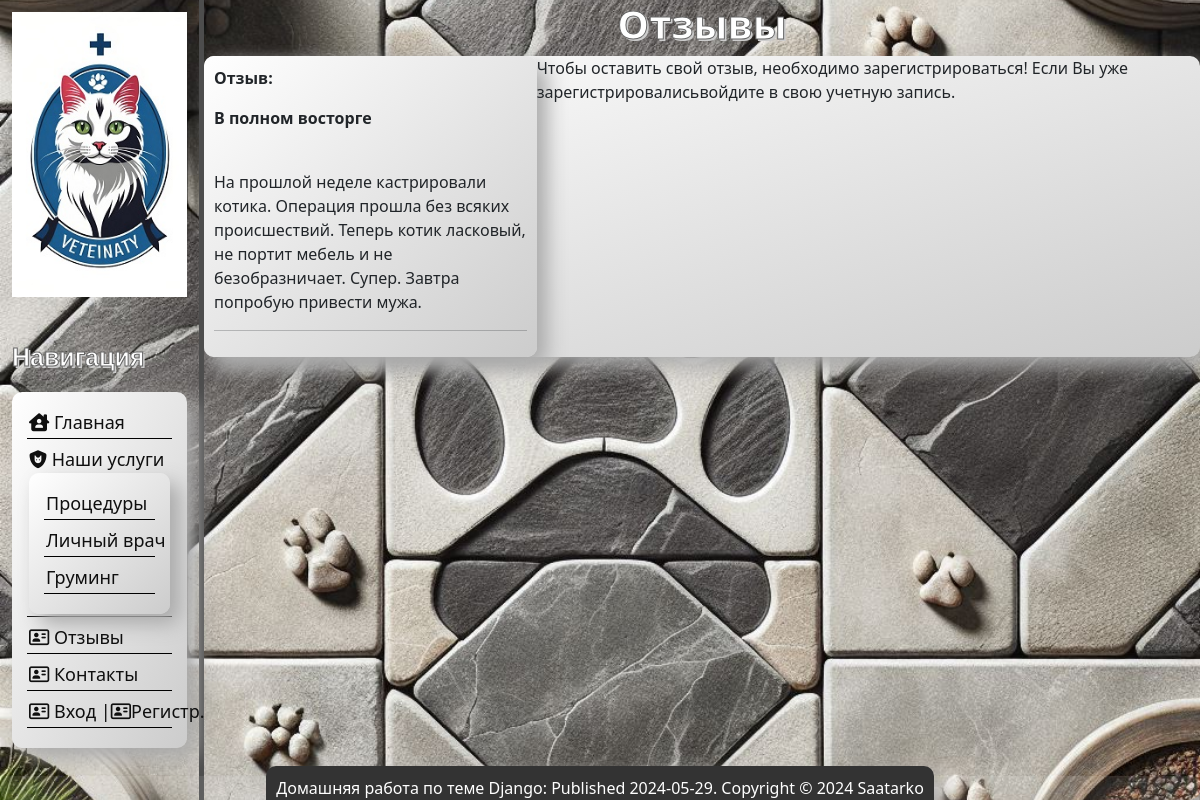
/reviews, run on an earlier commit of the app's database.
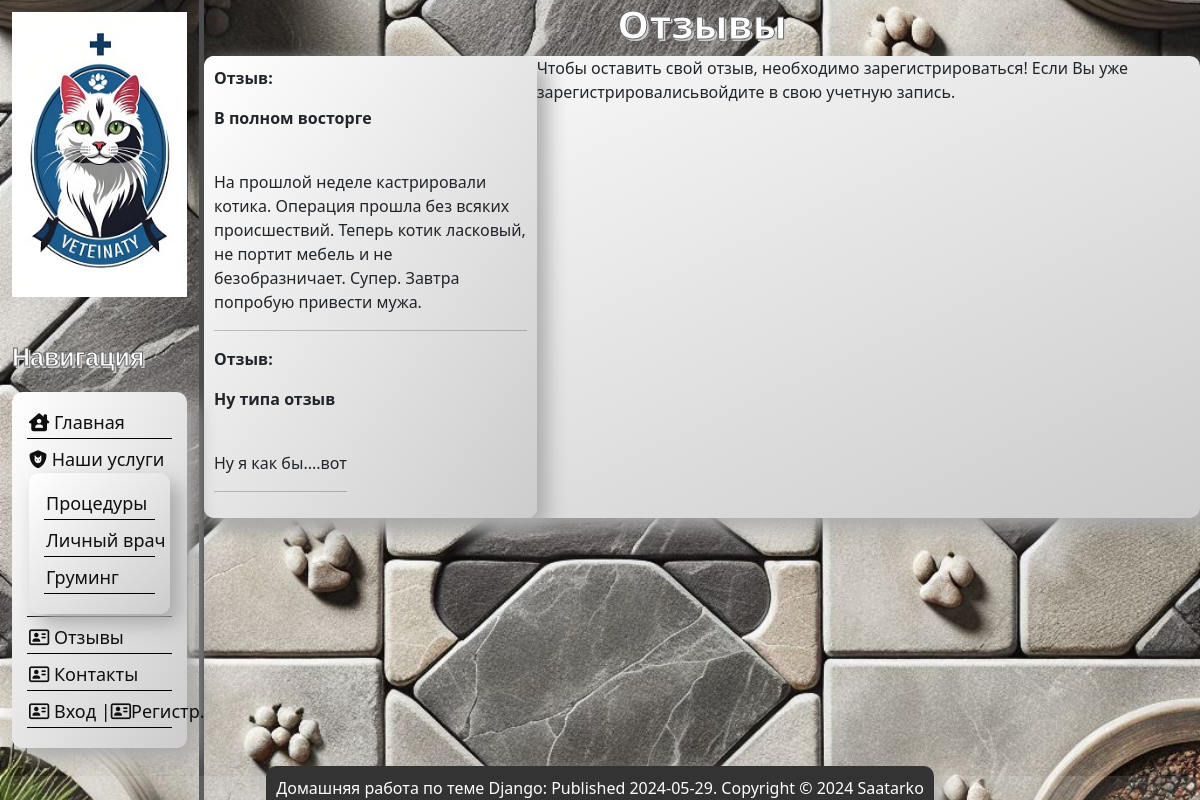
And on a later commit of the database.
### main/models.py (models this page shows, shortened)
class Reviews(models.Model):
    name = models.CharField('Название отзыва', max_length=30)
    description = models.TextField('Текст отзыва')
    class Meta:
        verbose_name = 'Отзывы/Reviews'
        verbose_name_plural = 'Отзывы/Reviews'

### main/views.py (the view)
# urls.py: path('reviews', views.reviews, name='reviews'),
def reviews(request):
    if request.POST:
        temp_name = request.POST['name']
        temp_description = request.POST['description']
        reviews_obj = Reviews(name=temp_name, description=temp_description)
        reviews_obj.save()
    form = ReviewsForms()
    reviews = Reviews.objects.all()
    context = {
        'reviews': reviews,
        'form': form
    }
    return render(request, 'main/reviews.html', context)

### main/templates/main/reviews.html (shortened to what this page needs)
{% extends 'main/layout.html' %}
{% block content %}
<h1 class="main_h">Отзывы</h1>
        <div class="content_review">
            <div class="content_review_child2">
        {% if reviews %}
        {% for el in reviews %}
                    <div>
                        <p class="text_bold"> Отзыв:</p>
                        <p class="text_bold"> {{el.name}}</p> <br>
                        {{el.description}}
                        <hr>
                    </div>
        {% endfor %}
        {% else %}
            <p class="text_bold">В данный момент отзывов нет</p>
        {% endif %}
        </div>
        {% if user.is_authenticated %}
            <div class="content_review_child2">
                <p class="text_bold">Оставить свой отзыв:</p>
        <form method="post">
            {% csrf_token %}
                       <div class="form-group">
                    {{ form.name.label_tag }}
                    {{ form.name }}
                    {{ form.name.errors }}
                </div>
                <div class="form-group">
                    {{ form.description.label_tag }}
                    {{ form.description }}
                    {{ form.description.errors }}
                </div>
                 <button type="submit" class="btn btn-outline-dark">Отправить</button>
           </form>
                </div>
       {% else %}
             <p>Чтобы оставить свой отзыв, необходимо зарегистрироваться! Если Вы уже зарегистрировалисьвойдите в свою учетную запись. </p>
       {% endif %}
        </div>
{% endblock %}

What changed in the data, as far as the page shows it:
added Reviews: name "Ну типа отзыв", description "Ну я как бы....вот"
